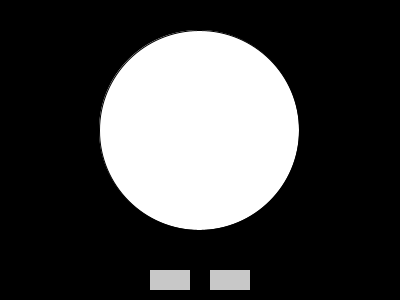
Frame 1 (no input)
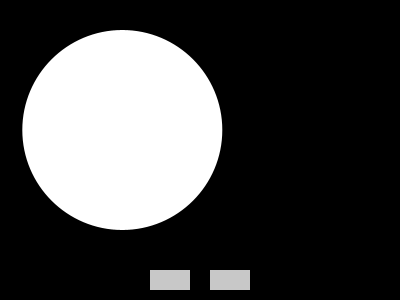
Frame 60 (the mouse pressed at the canvas centre just before this capture)
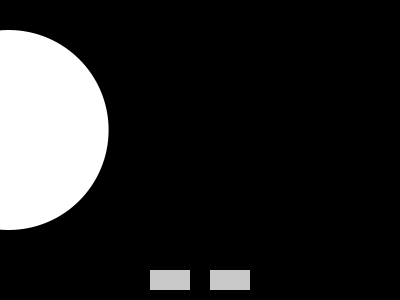
Frame 120 (the mouse held since frame 60 and released just before this capture)

The Processing sketch that drew these frames (run headless with seeded random() and noise(); from frame 60 on, the mouse is pressed at the canvas centre):

// Processing sketch: prac12b
// ── prac12b.pde
float dim, rad, y, vel, x, dir;
void setup() {
  size(400, 300);
  smooth();
  background(0);
  dim = 200;
  rad = dim/2;
  y = 130;
  x = width/2;
  dir = -1;
  vel = 1;
}

void draw() {
  background(0);
  x += vel * dir;
  ellipse(x, y, dim, dim);
  if (x > width-rad || x < rad){
     print("perdiste");
  }
  //dibujar botones
  noStroke();
  fill(200);
  rect(150,270,40,20);
  rect(210,270,40,20);
  fill(255);
  vel += 0.01;
}

void mousePressed(){
  if (mouseX > 150 && mouseX < 190 && mouseY > 270 && mouseY < 290){
     dir = -1; 
  }
  if (mouseX > 210 && mouseX < 250 && mouseY > 270 && mouseY < 290){
     dir = 1; 
  }
}
